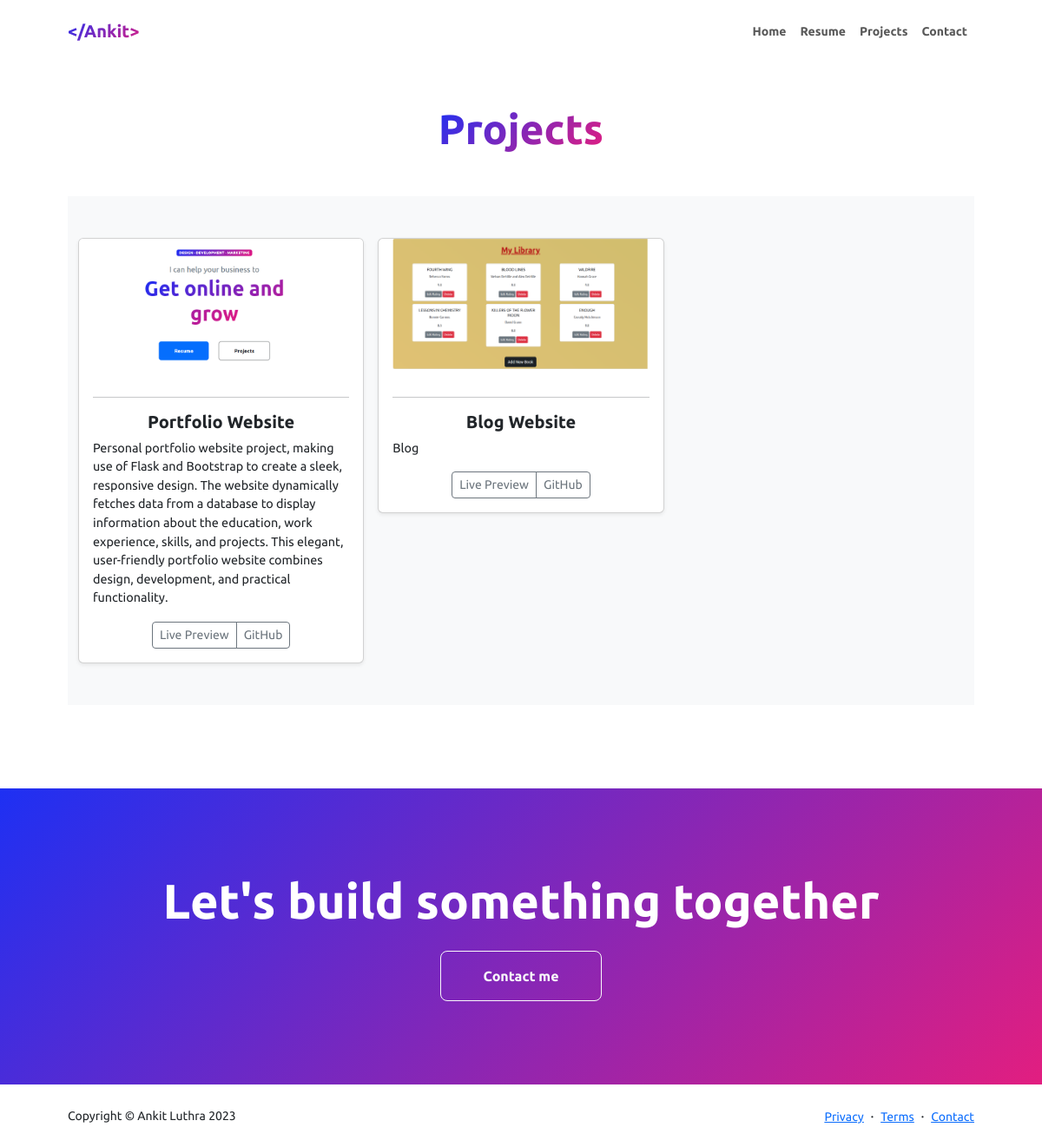
The app's page /projects with its own data.
### main.py (models this page shows)
class Projects(db.Model):
    id = db.Column(db.Integer, primary_key=True, unique=True, nullable=False)
    project_name = db.Column(db.String(255), nullable=False, unique=True)
    description = db.Column(db.Text(), nullable=False)
    image_filename = db.Column(db.String(255))
    def image_url(self):
        return url_for('static', filename='images/' + self.image_filename)

### main.py (the view)
@app.route("/projects")
def projects():
    all_projects = Projects.query.all()
    return render_template('projects.html', year=current_year, all_projects=all_projects)

### templates/projects.html
{% extends "base.html" %} {% block title %}Projects - Ankit Luthra{% endblock %}
{% block content %}
<section class="py-5">
  <div class="container px-5 mb-5">
    <div class="text-center mb-5">
      <h1 class="display-5 fw-bolder mb-0">
        <span class="text-gradient d-inline">Projects</span>
      </h1>
    </div>
    <div class="album py-5 bg-body-tertiary">
      <div class="container">
        <div class="row row-cols-1 row-cols-sm-2 row-cols-md-3 g-3">
          {% for project in all_projects %}
          <div class="col">
            <div class="card shadow-sm">
              <img
                src="{{ project.image_url() }}"
                alt="{{ project.project_name }}"
                class="card-img-top"
              />
              <div class="card-body">
                <hr />
                <h5 class="fw-bolder project-name">
                  {{ project.project_name }}
                </h5>
                <p class="card-text project-text">{{ project.description }}</p>
                <div class="btn-group">
                  <button
                    type="button"
                    class="btn btn-sm btn-outline-secondary"
                  >
                    Live Preview
                  </button>
                  <button
                    type="button"
                    class="btn btn-sm btn-outline-secondary"
                  >
                    GitHub
                  </button>
                </div>
              </div>
            </div>
          </div>
          {% endfor %}
        </div>
      </div>
    </div>
  </div>
</section>
<section class="py-5 bg-gradient-primary-to-secondary text-white">
  <div class="container px-5 my-5">
    <div class="text-center">
      <h2 class="display-4 fw-bolder mb-4">Let's build something together</h2>
      <a
        class="btn btn-outline-light btn-lg px-5 py-3 fs-6 fw-bolder"
        href="contact.html"
        >Contact me</a
      >
    </div>
  </div>
</section>
{% endblock %}

### templates/base.html (shortened to what this page needs)
<!DOCTYPE html>
<html lang="en">
  <head>
    {% block styles %}
    {{ bootstrap.load_css() }} {% endblock %}
    <link
      href="https://cdn.jsdelivr.net/npm/bootstrap-icons@1.8.1/font/bootstrap-icons.css"
      rel="stylesheet"
    />
    <link
      rel="stylesheet"
      type="text/css"
      href="{{ url_for('static', filename='css/styles.css') }}"
    />
  </head>
  <body>
    <section class="title">
      <div class="container-fluid">
        <nav class="navbar navbar-expand-lg navbar-light bg-white py-3">
          <div class="container px-5">
            <a class="navbar-brand" href="{{url_for('home')}}"
              ><span class="fw-bolder text-primary"> &lt;/Ankit&gt;</span></a
            >
            <div class="navbar-collapse collapse" id="navbarSupportedContent">
              <ul class="navbar-nav ms-auto mb-2 mb-lg-0 small fw-bolder">
                <li class="nav-item">
                  <a class="nav-link" href="{{url_for('home')}}">Home</a>
                </li>
                <li class="nav-item">
                  <a class="nav-link" href="{{url_for('resume')}}">Resume</a>
                </li>
                <li class="nav-item">
                  <a class="nav-link" href="{{url_for('projects')}}"
                    >Projects</a
                  >
                </li>
                <li class="nav-item">
                  <a class="nav-link" href="{{url_for('contact')}}">Contact</a>
                </li>
              </ul>
            </div>
          </div>
        </nav>
      </div>
    </section>
    {% block content %}{% endblock %}
    <footer class="bg-white py-4 mt-auto">
      <div class="container px-5">
        <div
          class="row align-items-center justify-content-between flex-column flex-sm-row"
        >
          <div class="col-auto">
            <div class="small m-0">Copyright © Ankit Luthra {{year}}</div>
          </div>
          <div class="col-auto">
            <a class="small" href="#!">Privacy</a>
            <span class="mx-1">·</span>
            <a class="small" href="#!">Terms</a>
            <span class="mx-1">·</span>
            <a class="small" href="#!">Contact</a>
          </div>
        </div>
      </div>
    </footer>
  </body>
</html>

### static/css/styles.css (style rules this page uses)
:root { --bs-secondary-rgb: 226, 30, 128; }
body { font-family: 'Ubuntu', sans-serif; text-align: center; }
.text-gradient, .navbar-brand, .no-link-style:hover { background: #1e30f3; background: linear-gradient(135deg, #1e30f3 0%, #e21e80 100%); -webkit-background-clip: text; -webkit-text-fill-color: transparent; }
.bg-gradient-primary-to-secondary { background: #1e30f3; background: linear-gradient(135deg, #1e30f3 0%, #e21e80 100%); }
.project-text { font-size: 0.9rem; text-align: left; }
.card-img-top { width: 100%; height: 150px; }

### records on screen
Projects: image_url (picture), project_name "Portfolio Website", description "Personal portfolio website project, making use of Flask and Bootstrap to create a sleek, responsive design. The website dynamically fetches data from a database to display information about the education, work experience, skills, and projects. This elegant, user-friendly portfolio website combines design, development, and practical functionality."
Projects: image_url (picture), project_name "Blog Website", description "Blog"

### other values on screen
{{ year }} "2023"
